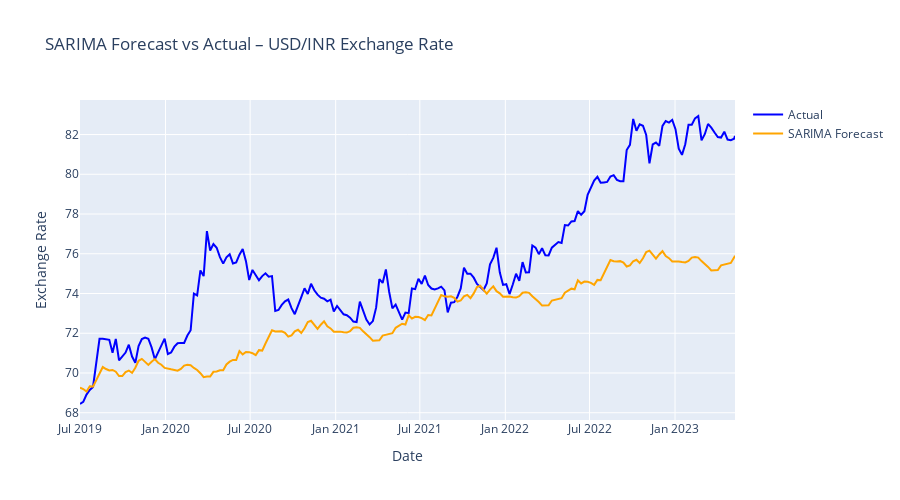

This figure's notebook cell:
### Markdown cell above
### SARIMA Model Evaluation & Conclusion

After testing several SARIMA configurations, I selected **SARIMA(2,1,0)(2,1,0,52)** as the best model in terms of balance between **predictive performance** and **statistical quality**.  
This model showed **good interpretability**, with significant seasonal parameters and residuals that do not show strong autocorrelation patterns.

However, its performance was **inferior** to the **Linear Regression model based on lag features**, which achieved an **R² greater than 0.97**, compared to 0.05 for SARIMA.

> **Conclusion**: for this specific time series, a **machine learning approach with feature engineering** is **more effective** than a pure statistical model such as SARIMA.

### Code cell
fig = go.Figure()

# Real line (observed values)
fig.add_trace(go.Scatter(
    x=test.index,
    y=test,
    mode='lines',
    name='Actual',
    line=dict(color='blue')
))

# SARIMA forecast line
fig.add_trace(go.Scatter(
    x=test.index,
    y=forecast,
    mode='lines',
    name='SARIMA Forecast',
    line=dict(color='orange')
))

fig.update_layout(
    title="SARIMA Forecast vs Actual – USD/INR Exchange Rate",
    xaxis_title="Date",
    yaxis_title="Exchange Rate",
    width=900,
    height=500
)

pio.show(fig)

### Figure 1 — Plotly figure (JSON) as saved in the notebook; plotly's stock layout.template omitted (floating-point values rounded to 4 significant figures; data arrays with more than 128 entries replaced by an {"elided": "..."} marker saying what was removed)
{"data": [{"line": {"color": "blue"}, "mode": "lines", "name": "Actual", "type": "scatter", "x": {"elided": "203 str values"}, "y": {"elided": "203 float values"}}, {"line": {"color": "orange"}, "mode": "lines", "name": "SARIMA Forecast", "type": "scatter", "x": {"elided": "203 str values"}, "y": {"elided": "203 float values"}}], "layout": {"height": 500, "title": {"text": "SARIMA Forecast vs Actual – USD/INR Exchange Rate"}, "width": 900, "xaxis": {"title": {"text": "Date"}}, "yaxis": {"title": {"text": "Exchange Rate"}}}}
